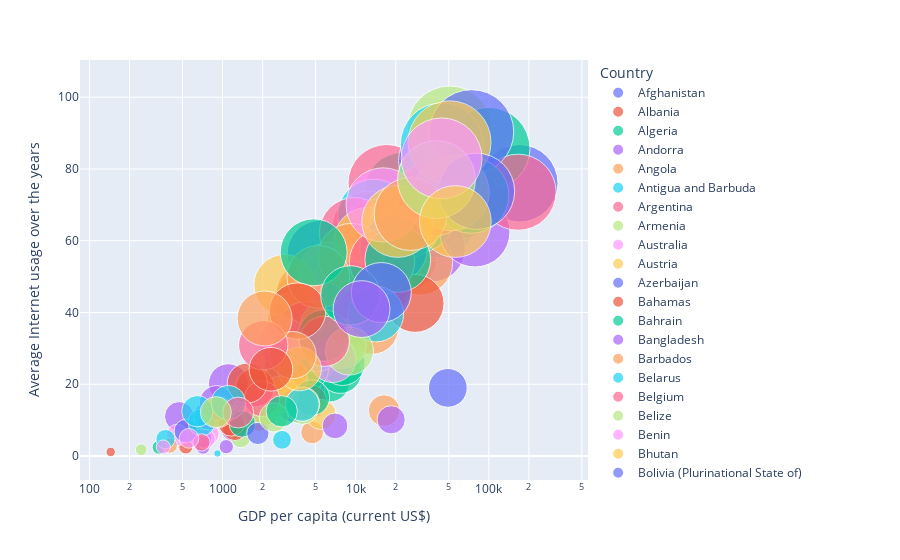

This figure's notebook cell:
### Code cell
fig = px.scatter(GDP_vs_int_usage, x="GDP per capita (current US$)", y="Average Internet usage over the years",
        color="Country",size= "Average Internet usage over the years",
                 hover_name="country", log_x=True, size_max=60)
fig.show()
